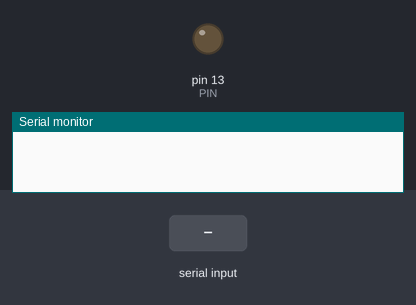
This sketch was run on a simulated Arduino Uno, built with avr-gcc and run on an emulated ATmega328P. Shown: output pins drawn as LEDs (lit = HIGH), the last lines printed to the serial monitor. The test bench sets the inputs (shaded band).

Above: at 1.2 s.
1.3 s: "ON\n" received over Serial
At 1.9 s:
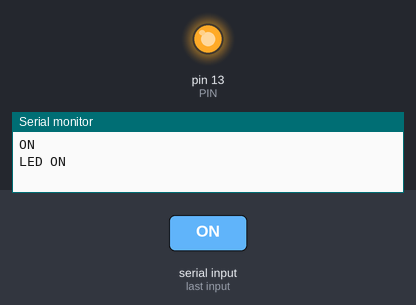
4.3 s: "OFF\n" received over Serial
At 5.5 s:
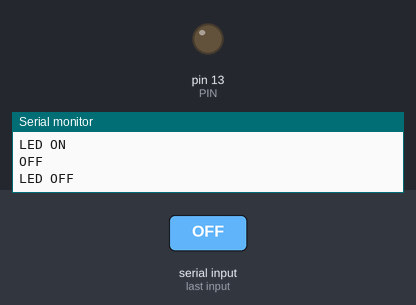
Timing chart, 0 to 7.3 s (numbered marks = the images above; inputs shaded):
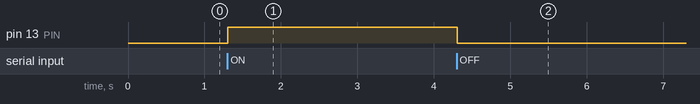

The sketch:

SwitchLedByCommand.ino
```cpp
/*  The program allows to switch on or off a led from the serial port
 *  If input
 *  ON -> Switches the led on and reply a message of LED ON
 *  OFF -> Switches the led off and reply a message of LED OFF
 *
 *  Furthermore of the requirements in the activity. The program also works
 *  with any on or off not depending of lower or upper case.
 *
 *  Also it have been added some messages, checking if the LED is ON or OFF.
 *
 *  References:
 *
 *  https://www.codeproject.com/Articles/1255400/Processing-data-from-serial-line-in-Arduino
 *  https://www.norwegiancreations.com/2017/12/arduino-tutorial-serial-inputs/
 *  http://manueldelgadocrespo.blogspot.com/p/serialavailable.html
 *  https://www.instructables.com/id/Arduino-Function-Serialread-And-SerialreadString/
 *
 */
#include <string.h>
#define   TERMINATOR_CHAR ('\r')
#define   NEWLINE_CHAR ('\n')

const int PIN = LED_BUILTIN;
int incomingByte = 0; // for incoming serial data
String input = "";

void setup() {
  Serial.begin(9600); // opens serial port, sets data rate to 9600 bps
  pinMode(PIN, OUTPUT);
}

void loop() {
  // reply only when you receive data:
  while (Serial.available() > 0) {
    // read the incoming byte:
    incomingByte = Serial.read();

    // if the character is a return o una linea nueva
    if ((incomingByte == TERMINATOR_CHAR) || (incomingByte == NEWLINE_CHAR)) {
      Serial.println("");
      processCommand(input);
      input = "";
      Serial.flush();
    }
    else { // say what you got:
      input += (char)incomingByte;
      Serial.print((char)incomingByte);
    }
  }
}

void processCommand(String cmd){
  //Serial.println("Comando redibido:" + cmd);
  cmd.toUpperCase();
  if (cmd.equals("ON")) {
      if (digitalRead(PIN) == LOW) {
        digitalWrite(PIN,HIGH);
        Serial.println("LED ON");
      }
      else {
        Serial.println("You input ON, but LED is already ON, please input OFF to switch it off.");
      }
    }
    else if (cmd.equals("OFF")) {
      if (digitalRead(PIN) == HIGH) {
        digitalWrite(PIN,LOW);
        Serial.println("LED OFF");
      }
      else {
        Serial.println("You input OFF, but LED is already OFF, please input ON to switch it on.");
      }
    }
    else {
      if (digitalRead(PIN) == HIGH) {
        Serial.println("Currently LED is ON, please input OFF to switch it off.");
      }
      else {
        Serial.println("Currently LED is OFF, please input ON to switch it on.");
      }

    }
}
```

Measured:
- after the input at 1.3 s, pin 13 (PIN): LOW → HIGH at once
- after the input at 4.3 s, pin 13 (PIN): HIGH → LOW at once
